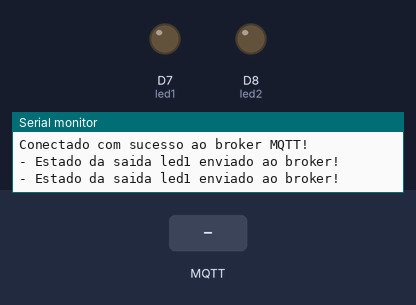
Bench run of a sketch on a simulated ESP8266 (NodeMCU). On the bench: output pins drawn as LEDs (lit = HIGH), the last lines printed to the serial monitor. Inputs (shaded band) come from the test bench. WiFi joins after 1.5 s; servers stay silent unless stated; no MQTT or app messages arrive unless stated.

Above: at 2.7 s.
2.8 s: MQTT message "L" arrives on the first subscribed topic
At 4.6 s:
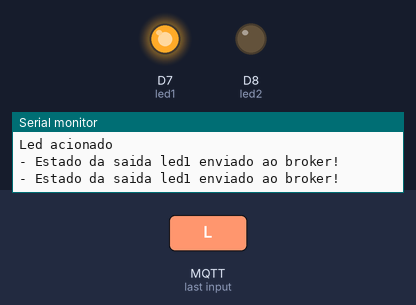
5.0 s: MQTT message "D" arrives on the first subscribed topic
At 6.2 s:
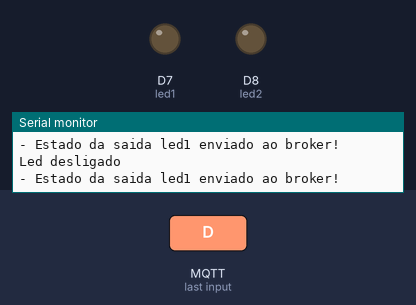
Timing chart, 0 to 8.0 s (numbered marks = the images above; inputs shaded):
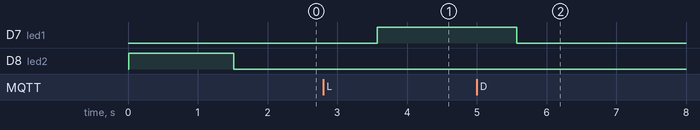

The sketch:

led.ino
```cpp
#include <ESP8266WiFi.h> // Importa a Biblioteca ESP8266WiFi
#include <PubSubClient.h> // Importa a Biblioteca PubSubClient

//defines:
//defines de id mqtt e tópicos para publicação e subscribe
#define TOPICO_SUBSCRIBE "MQTTLevissaEnvia12"     //tópico MQTT de escuta
#define TOPICO_PUBLISH   "MQTTLevissaRecebe12"    //tópico MQTT de envio de informações para Broker
                                                   //IMPORTANTE: recomendamos fortemente alterar os nomes
                                                   //            desses tópicos. Caso contrário, há grandes
                                                   //            chances de você controlar e monitorar o NodeMCU
                                                   //            de outra pessoa.
#define ID_MQTT  "LeviHomeAut"     //id mqtt (para identificação de sessão)
                               //IMPORTANTE: este deve ser único no broker (ou seja,
                               //            se um client MQTT tentar entrar com o mesmo
                               //            id de outro já conectado ao broker, o broker
                               //            irá fechar a conexão de um deles).


//defines - mapeamento de pinos do NodeMCU
#define D0    16
#define D1    5
#define D2    4
#define D3    0
#define D4    2
#define D5    14
#define D6    12
#define D7    13
#define D8    15
#define D9    3
#define D10   1

int led1= 13;
int led2= 15;
// WIFI
const char* SSID = "iPhone de Levi (2)"; // SSID / nome da rede WI-FI que deseja se conectar
const char* PASSWORD = "levissa123"; // Senha da rede WI-FI que deseja se conectar

// MQTT
const char* BROKER_MQTT = "test.mosquitto.org"; //URL do broker MQTT que se deseja utilizar
int BROKER_PORT = 1883; // Porta do Broker MQTT


//Variáveis e objetos globais
WiFiClient espClient; // Cria o objeto espClient
PubSubClient MQTT(espClient); // Instancia o Cliente MQTT passando o objeto espClient
char EstadoSaida = '0';  //variável que armazena o estado atual da saída

//Prototypes
void initSerial();
void initWiFi();
void initMQTT();
void reconectWiFi();
void mqtt_callback(char* topic, byte* payload, unsigned int length);
void VerificaConexoesWiFIEMQTT(void);
void InitOutput(void);
void piscarLedAlerta();
/*
 *  Implementações das funções
 */
void setup()
{
    //inicializações:
    InitOutput();
    initSerial();
    initWiFi();
    initMQTT();
}

//Função: inicializa comunicação serial com baudrate 115200 (para fins de monitorar no terminal serial
//        o que está acontecendo.
//Parâmetros: nenhum
//Retorno: nenhum
void initSerial()
{
    Serial.begin(115200);
}

//Função: inicializa e conecta-se na rede WI-FI desejada
//Parâmetros: nenhum
//Retorno: nenhum
void initWiFi()
{
    delay(10);
    Serial.println("------Conexao WI-FI------");
    Serial.print("Conectando-se na rede: ");
    Serial.println(SSID);
    Serial.println("Aguarde");

    reconectWiFi();
}

//Função: inicializa parâmetros de conexão MQTT(endereço do
//        broker, porta e seta função de callback)
//Parâmetros: nenhum
//Retorno: nenhum
void initMQTT()
{
    MQTT.setServer(BROKER_MQTT, BROKER_PORT);   //informa qual broker e porta deve ser conectado
    MQTT.setCallback(mqtt_callback);            //atribui função de callback (função chamada quando qualquer informação de um dos tópicos subescritos chega)
}

//Função: função de callback
//        esta função é chamada toda vez que uma informação de
//        um dos tópicos subescritos chega)
//Parâmetros: nenhum
//Retorno: nenhum
void mqtt_callback(char* topic, byte* payload, unsigned int length)
{
    String msg;

    //obtem a string do payload recebido
    for(int i = 0; i < length; i++)
    {
       char c = (char)payload[i];
       msg += c;
    }

    //toma ação dependendo da string recebida:
    //verifica se deve colocar nivel alto de tensão na saída led1:
    //IMPORTANTE: o Led já contido na placa é acionado com lógica invertida (ou seja,
    //enviar HIGH para o output faz o Led apagar / enviar LOW faz o Led acender)
    if (msg.equals("L"))
    {
        digitalWrite(led1, HIGH);
        Serial.println("Led acionado");
        EstadoSaida = '1';
    }

    //verifica se deve colocar nivel alto de tensão na saída led1:
    if (msg.equals("D"))
    {
        digitalWrite(led1, LOW);
        Serial.println("Led desligado");
        EstadoSaida = '0';
    }

}

//Função: reconecta-se ao broker MQTT (caso ainda não esteja conectado ou em caso de a conexão cair)
//        em caso de sucesso na conexão ou reconexão, o subscribe dos tópicos é refeito.
//Parâmetros: nenhum
//Retorno: nenhum
void reconnectMQTT()
{
    while (!MQTT.connected())
    {
        Serial.print("* Tentando se conectar ao Broker MQTT: ");
        Serial.println(BROKER_MQTT);
        if (MQTT.connect(ID_MQTT))
        {
            digitalWrite(led2, LOW);
            Serial.println("Conectado com sucesso ao broker MQTT!");
            MQTT.subscribe(TOPICO_SUBSCRIBE);
        }
        else
        {
            digitalWrite(led1, LOW);
            piscarLedAlerta();
            Serial.println("Falha ao reconectar no broker.");
            Serial.println("Havera nova tentatica de conexao em 2s");
            delay(2000);
        }
    }
}

//Função: Indicar problemas ao conectar no Broker
//Parâmetros: nenhum
//Retorno: nenhum
void piscarLedAlerta(){
   digitalWrite(led2, HIGH);
   delay(500);
   digitalWrite(led2, LOW);

}

//Função: reconecta-se ao WiFi
//Parâmetros: nenhum
//Retorno: nenhum
void reconectWiFi()
{
    //se já está conectado a rede WI-FI, nada é feito.
    //Caso contrário, são efetuadas tentativas de conexão
    if (WiFi.status() == WL_CONNECTED)
        return;

    WiFi.begin(SSID, PASSWORD); // Conecta na rede WI-FI

    while (WiFi.status() != WL_CONNECTED)
    {
        piscarLedAlerta();
        Serial.print(".");
    }
    digitalWrite(led2, LOW);
    Serial.println();
    Serial.print("Conectado com sucesso na rede ");
    Serial.print(SSID);
    Serial.println("IP obtido: ");
    Serial.println(WiFi.localIP());
}

//Função: verifica o estado das conexões WiFI e ao broker MQTT.
//        Em caso de desconexão (qualquer uma das duas), a conexão
//        é refeita.
//Parâmetros: nenhum
//Retorno: nenhum
void VerificaConexoesWiFIEMQTT(void)
{
    if (!MQTT.connected())
        reconnectMQTT(); //se não há conexão com o Broker, a conexão é refeita

     reconectWiFi(); //se não há conexão com o WiFI, a conexão é refeita
}

//Função: envia ao Broker o estado atual do output
//Parâmetros: nenhum
//Retorno: nenhum
void EnviaEstadoOutputMQTT(void)
{

    if (EstadoSaida == '0')
      MQTT.publish(TOPICO_PUBLISH, "D");

    if (EstadoSaida == '1')
      MQTT.publish(TOPICO_PUBLISH, "L");

    Serial.println("- Estado da saida led1 enviado ao broker!");
    delay(1000);
}

//Função: inicializa o output em nível lógico baixo
//Parâmetros: nenhum
//Retorno: nenhum
void InitOutput(void)
{
    //IMPORTANTE: o Led já contido na placa é acionado com lógica invertida (ou seja,
    //enviar HIGH para o output faz o Led apagar / enviar LOW faz o Led acender)
    pinMode(led2, OUTPUT);
    pinMode(led1, OUTPUT);
    digitalWrite(led1, LOW);
    digitalWrite(led2, LOW);
}


//programa principal
void loop()
{
    //garante funcionamento das conexões WiFi e ao broker MQTT
    VerificaConexoesWiFIEMQTT();

    //envia o status de todos os outputs para o Broker no protocolo esperado
    EnviaEstadoOutputMQTT();

    //keep-alive da comunicação com broker MQTT
    MQTT.loop();
}
```

Measured:
- after the input at 2.8 s, D7 (led1): LOW → HIGH after 0.77 s
- after the input at 5.0 s, D7 (led1): HIGH → LOW after 0.57 s
